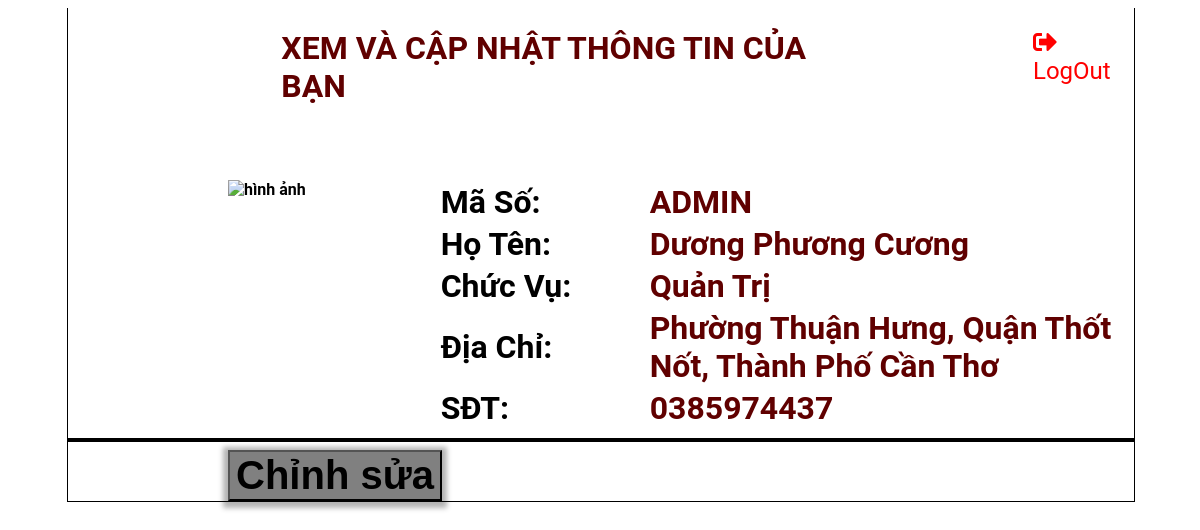
The app's page /admin/my-account-nv.php?ms=ADMIN (signed in) with its own data.
### tables this page shows
CREATE TABLE `nhanvien` (
  `msnv` char(6) NOT NULL,
  `hotennv` varchar(40) NOT NULL,
  `matkhau` char(40) NOT NULL,
  `chucvu` varchar(40) NOT NULL,
  `anhnv` text DEFAULT NULL,
  `diachi` varchar(200) NOT NULL,
  `sodienthoai` char(11) NOT NULL
);

### admin/my-account-nv.php (the view, shortened to what this page needs)
<?php
	$conn = mysqli_connect('localhost', 'root', '', 'dathang') or die ('Không thể kết nối tới database');
?>
<!DOCTYPE html>
<html lang="en">
<head>
	<link rel="stylesheet" href="https://cdnjs.cloudflare.com/ajax/libs/font-awesome/4.7.0/css/font-awesome.min.css">
  	<link rel="stylesheet" href="https://cdnjs.cloudflare.com/ajax/libs/font-awesome/5.15.1/css/all.min.css" />
	<link rel="stylesheet" href="admin.css">
	<link rel="stylesheet" href="my-account-nv.css">
</head>
<body>
<?php
	if(isset($_GET['ms'])){
		$msnv = $_GET['ms'];
		$kq_search = mysqli_query($conn,"select * from nhanvien where msnv='$msnv'");
		$row = mysqli_fetch_assoc($kq_search);
		$ton_tai = 0;
		if(!empty($row['msnv'])){
			$ton_tai =1;
		}
		if($ton_tai==0){
			echo "<h1>không có thông tin để hiển thị!</h1>";
		}
		else {
?>
	<div class="main">
		<div class="title-myacc">
			<h1>Xem và cập nhật thông tin của bạn</h1>
			<div class="logout">
				<a href="my-account-nv.php?log-out"><i class="fas fa-sign-out-alt"></i>LogOut</a>
			</div>
		</div>
		<div class="info-nv">
			<div class="img-nv">
				<img src="<?=$row['anhnv']?>" alt="hình ảnh">
			</div>
			<div class="info">
				<table>
					<tr>
						<td class="td-left">
							Mã số:
						</td>
						<td>
							<?=$row['msnv']?>
						</td>
					</tr>
					<tr>
						<td class="td-left">
							Họ Tên:
						</td>
						<td>
							<?=$row['hotennv']?>
						</td>
					</tr>
					<tr>
						<td class="td-left">
							Chức vụ:
						</td>
						<td>
							<?=$row['chucvu']?>
						</td>
					</tr>
					<tr>
						<td class="td-left">
							Địa chỉ:
						</td>
						<td>
							<?=$row['diachi']?>
						</td>
					</tr>
					<tr>
						<td class="td-left">
							SĐT:
						</td>
						<td>
							<?=$row['sodienthoai']?>
						</td>
					</tr>
				</table>
			</div>
		</div>
		<hr class="hr-acc">
		<div class="title-change-nv">
			<form action="my-account-nv.php?ms=<?=$row['msnv']?>" method="post">
				<button style="margin-left: 15%; cursor: pointer;" class="btn-add-nv" name="btn-add-nv">
					Chỉnh sửa
				</button>
			</form>
		</div>
		</div>
<?php
		}
	} else echo "<h1>Không có thông tin để hiển thị!</h1>";
?>
</body>
</html>

### admin/admin.css (style rules this page uses)
body { font-family: 'Roboto', sans-serif; }
.title-change-nv .btn-add-nv { margin-left: 3%; background-color: gray; font-size: 2.5em; box-shadow: 0px 2px 5px 5px rgba(0,0,0,0.3); font-weight: bold; }

### admin/my-account-nv.css (style rules this page uses)
.main { width: 90%; border: 1.5px solid black; border-top: none; margin-left: 5%; }
.title-myacc h1 { margin-left: 20%; text-transform: uppercase; color: #600000; }
.main .info-nv { margin-top: 5%; font-weight: bold; display: flex; margin-left: 15%; }
.main .info-nv .img-nv { width: 25%; }
.img-nv img { width: 100%; }
.info { margin-left: 5%; text-transform: capitalize; font-size: 2em; }
.info table tr .td-left { width: 30%; color: black; }
tr { color: #600000; }
.hr-acc { border: 2px solid black; }
.btn-add-nv { margin-left: 10%; }
.title-myacc { display: flex; }
.title-myacc .logout { float: right; margin-left: 15%; margin-top: 2%; }
.title-myacc .logout a { font-size: 1.5em; text-decoration: none; color: red; }

### records on screen
nhanvien: msnv "ADMIN", hotennv "Dương Phương Cương", chucvu "Quản Trị", diachi "Phường Thuận Hưng, Quận Thốt Nốt, Thành Phố Cần Thơ", sodienthoai "0385974437"
